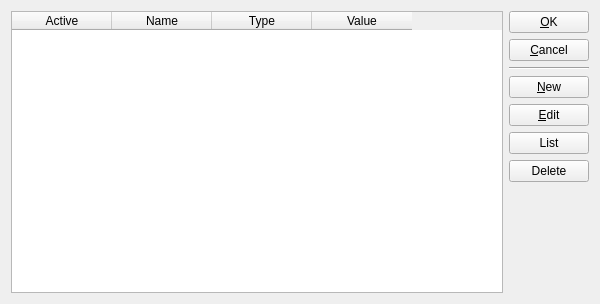
<?xml version="1.0" encoding="UTF-8"?>
<ui version="4.0">
 <comment> * OpenRPT report writer and rendering engine
 * Copyright (C) 2001-2010 by OpenMFG, LLC
 *
 * This library is free software; you can redistribute it and/or
 * modify it under the terms of the GNU Lesser General Public
 * License as published by the Free Software Foundation; either
 * version 2.1 of the License, or (at your option) any later version.
 *
 * This library is distributed in the hope that it will be useful,
 * but WITHOUT ANY WARRANTY; without even the implied warranty of
 * MERCHANTABILITY or FITNESS FOR A PARTICULAR PURPOSE. See the GNU
 * Lesser General Public License for more details.
 *
 * You should have received a copy of the GNU Lesser General Public
 * License along with this library; if not, write to the Free Software
 * Foundation, Inc., 59 Temple Place, Suite 330, Boston, MA 02111-1307 USA
 * Please contact info@openmfg.com with any questions on this license.</comment>
 <class>ParameterEdit</class>
 <widget class="QWidget" name="ParameterEdit">
  <property name="geometry">
   <rect>
    <x>0</x>
    <y>0</y>
    <width>600</width>
    <height>304</height>
   </rect>
  </property>
  <property name="windowTitle">
   <string>Parameter List</string>
  </property>
  <layout class="QHBoxLayout" name="horizontalLayout">
   <item>
    <widget class="QTableWidget" name="_table">
     <column>
      <property name="text">
       <string>Active</string>
      </property>
     </column>
     <column>
      <property name="text">
       <string>Name</string>
      </property>
     </column>
     <column>
      <property name="text">
       <string>Type</string>
      </property>
     </column>
     <column>
      <property name="text">
       <string>Value</string>
      </property>
     </column>
    </widget>
   </item>
   <item>
    <layout class="QVBoxLayout">
     <item>
      <widget class="QPushButton" name="_ok">
       <property name="text">
        <string>&amp;OK</string>
       </property>
       <property name="shortcut">
        <string>Alt+O</string>
       </property>
      </widget>
     </item>
     <item>
      <widget class="QPushButton" name="_cancel">
       <property name="text">
        <string>&amp;Cancel</string>
       </property>
       <property name="shortcut">
        <string>Alt+C</string>
       </property>
      </widget>
     </item>
     <item>
      <widget class="Line" name="_buttonDiv">
       <property name="frameShape">
        <enum>QFrame::HLine</enum>
       </property>
       <property name="frameShadow">
        <enum>QFrame::Sunken</enum>
       </property>
      </widget>
     </item>
     <item>
      <widget class="QPushButton" name="_new">
       <property name="text">
        <string>&amp;New</string>
       </property>
       <property name="shortcut">
        <string>Alt+N</string>
       </property>
      </widget>
     </item>
     <item>
      <widget class="QPushButton" name="_edit">
       <property name="text">
        <string>&amp;Edit</string>
       </property>
       <property name="shortcut">
        <string>Alt+E</string>
       </property>
      </widget>
     </item>
     <item>
      <widget class="QPushButton" name="_list">
       <property name="text">
        <string>List</string>
       </property>
       <property name="shortcut">
        <string>Alt+E</string>
       </property>
      </widget>
     </item>
     <item>
      <widget class="QPushButton" name="_delete">
       <property name="text">
        <string>Delete</string>
       </property>
      </widget>
     </item>
     <item>
      <spacer>
       <property name="orientation">
        <enum>Qt::Vertical</enum>
       </property>
       <property name="sizeType">
        <enum>QSizePolicy::Expanding</enum>
       </property>
       <property name="sizeHint" stdset="0">
        <size>
         <width>20</width>
         <height>20</height>
        </size>
       </property>
      </spacer>
     </item>
    </layout>
   </item>
  </layout>
 </widget>
 <layoutdefault spacing="6" margin="11"/>
 <tabstops>
  <tabstop>_table</tabstop>
  <tabstop>_ok</tabstop>
  <tabstop>_cancel</tabstop>
  <tabstop>_new</tabstop>
  <tabstop>_edit</tabstop>
  <tabstop>_list</tabstop>
  <tabstop>_delete</tabstop>
 </tabstops>
 <resources/>
 <connections/>
</ui>
